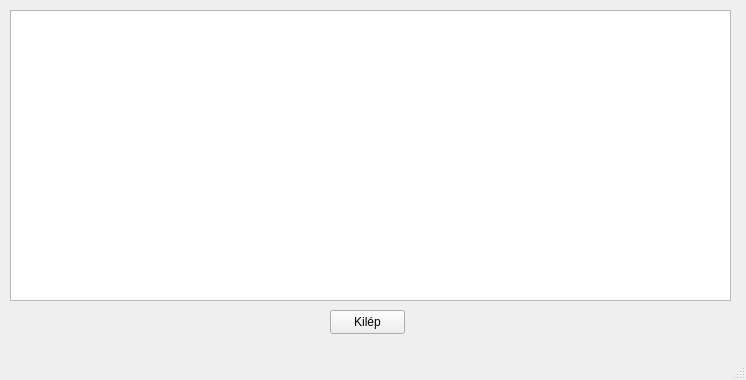
<?xml version="1.0" encoding="UTF-8"?>
<ui version="4.0">
 <class>reservListWindow</class>
 <widget class="QMainWindow" name="reservListWindow">
  <property name="geometry">
   <rect>
    <x>0</x>
    <y>0</y>
    <width>746</width>
    <height>380</height>
   </rect>
  </property>
  <property name="windowTitle">
   <string>Foglalások listázása</string>
  </property>
  <widget class="QWidget" name="centralwidget">
   <widget class="QListWidget" name="listWidget">
    <property name="geometry">
     <rect>
      <x>10</x>
      <y>10</y>
      <width>721</width>
      <height>291</height>
     </rect>
    </property>
   </widget>
   <widget class="QPushButton" name="btnExit">
    <property name="geometry">
     <rect>
      <x>330</x>
      <y>310</y>
      <width>75</width>
      <height>24</height>
     </rect>
    </property>
    <property name="text">
     <string>Kilép</string>
    </property>
   </widget>
  </widget>
  <widget class="QMenuBar" name="menubar">
   <property name="geometry">
    <rect>
     <x>0</x>
     <y>0</y>
     <width>746</width>
     <height>22</height>
    </rect>
   </property>
  </widget>
  <widget class="QStatusBar" name="statusbar"/>
 </widget>
 <resources/>
 <connections>
  <connection>
   <sender>btnExit</sender>
   <signal>clicked()</signal>
   <receiver>reservListWindow</receiver>
   <slot>close()</slot>
   <hints>
    <hint type="sourcelabel">
     <x>192</x>
     <y>344</y>
    </hint>
    <hint type="destinationlabel">
     <x>285</x>
     <y>342</y>
    </hint>
   </hints>
  </connection>
 </connections>
</ui>
